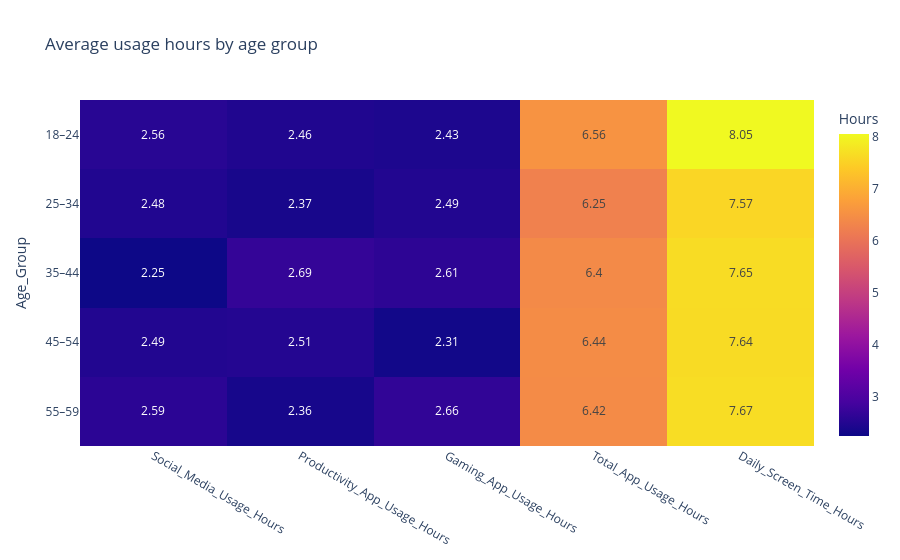
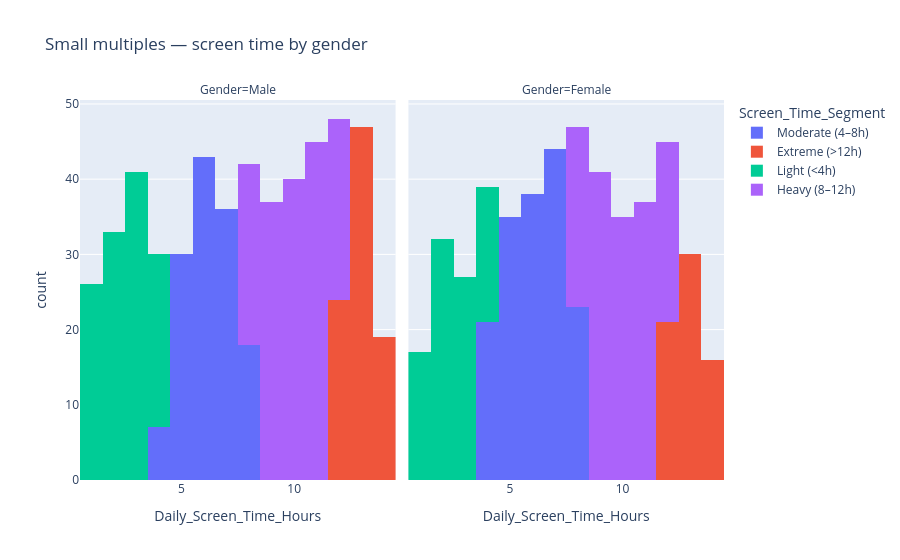
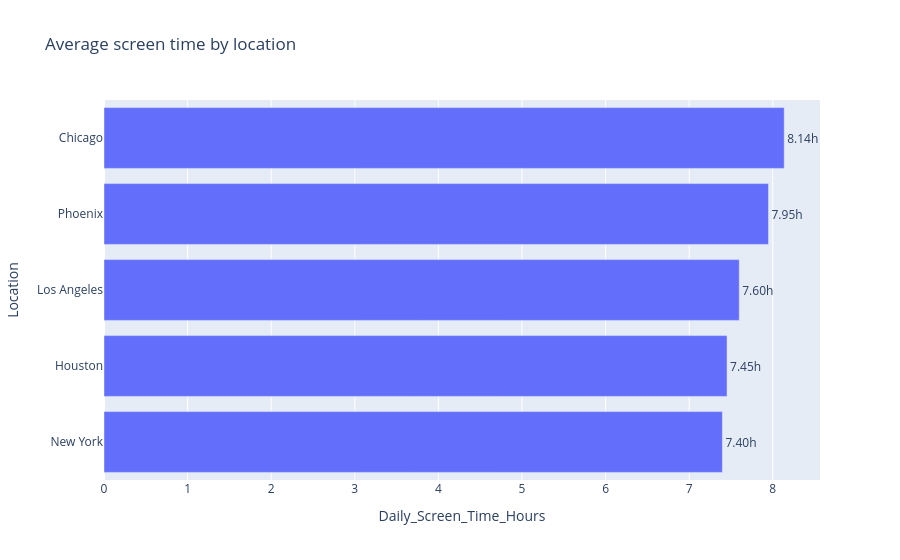

The code cell stored with these charts, in order, in its notebook:
### Code cell
title("Prototype 4 — Demographics, heatmap, and small multiples")
age_order = ["18–24", "25–34", "35–44", "45–54", "55–59"]
age = df.groupby("Age_Group", as_index=False)[["Social_Media_Usage_Hours", "Productivity_App_Usage_Hours", "Gaming_App_Usage_Hours", "Total_App_Usage_Hours", "Daily_Screen_Time_Hours"]].mean().round(2)
age["Age_Group"] = pd.Categorical(age["Age_Group"], categories=age_order, ordered=True)
age = age.sort_values("Age_Group")
px.imshow(age.set_index("Age_Group"), text_auto=True, aspect="auto", title="Average usage hours by age group", labels=dict(color="Hours")).show()
px.histogram(df, x="Daily_Screen_Time_Hours", facet_col="Gender", color="Screen_Time_Segment", nbins=25, title="Small multiples — screen time by gender").show()
loc = df.groupby("Location", as_index=False)["Daily_Screen_Time_Hours"].mean().sort_values("Daily_Screen_Time_Hours")
fig = px.bar(loc, x="Daily_Screen_Time_Hours", y="Location", orientation="h", text="Daily_Screen_Time_Hours", title="Average screen time by location")
fig.update_traces(texttemplate="%{text:.2f}h", textposition="outside")
fig.show()

### Figure 1 — Plotly figure (JSON) as saved in the notebook; plotly's stock layout.template omitted (floating-point values rounded to 4 significant figures)
{"data": [{"coloraxis": "coloraxis", "hovertemplate": "x: %{x}<br>Age_Group: %{y}<br>Hours: %{z}<extra></extra>", "name": "0", "texttemplate": "%{z}", "type": "heatmap", "x": ["Social_Media_Usage_Hours", "Productivity_App_Usage_Hours", "Gaming_App_Usage_Hours", "Total_App_Usage_Hours", "Daily_Screen_Time_Hours"], "xaxis": "x", "y": ["18–24", "25–34", "35–44", "45–54", "55–59"], "yaxis": "y", "z": [[2.56, 2.46, 2.43, 6.56, 8.05], [2.48, 2.37, 2.49, 6.25, 7.57], [2.25, 2.69, 2.61, 6.4, 7.65], [2.49, 2.51, 2.31, 6.44, 7.64], [2.59, 2.36, 2.66, 6.42, 7.67]]}], "layout": {"coloraxis": {"colorbar": {"title": {"text": "Hours"}}, "colorscale": [[0, "#0d0887"], [0.1111, "#46039f"], [0.2222, "#7201a8"], [0.3333, "#9c179e"], [0.4444, "#bd3786"], [0.5556, "#d8576b"], [0.6667, "#ed7953"], [0.7778, "#fb9f3a"], [0.8889, "#fdca26"], [1, "#f0f921"]]}, "title": {"text": "Average usage hours by age group"}, "xaxis": {"anchor": "y", "domain": [0, 1]}, "yaxis": {"anchor": "x", "autorange": "reversed", "domain": [0, 1], "title": {"text": "Age_Group"}}}}

### Figure 2 — Plotly figure (JSON) as saved in the notebook; plotly's stock layout.template omitted (floating-point values rounded to 4 significant figures; data arrays with more than 128 entries replaced by an {"elided": "..."} marker saying what was removed)
{"data": [{"bingroup": "x", "hovertemplate": "Screen_Time_Segment=Moderate (4–8h)<br>Gender=Male<br>Daily_Screen_Time_Hours=%{x}<br>count=%{y}<extra></extra>", "legendgroup": "Moderate (4–8h)", "marker": {"color": "#636efa", "pattern": {"shape": ""}}, "name": "Moderate (4–8h)", "nbinsx": 25, "orientation": "v", "showlegend": true, "type": "histogram", "x": {"elided": "134 float values"}, "xaxis": "x", "yaxis": "y"}, {"bingroup": "x", "hovertemplate": "Screen_Time_Segment=Moderate (4–8h)<br>Gender=Female<br>Daily_Screen_Time_Hours=%{x}<br>count=%{y}<extra></extra>", "legendgroup": "Moderate (4–8h)", "marker": {"color": "#636efa", "pattern": {"shape": ""}}, "name": "Moderate (4–8h)", "nbinsx": 25, "orientation": "v", "showlegend": false, "type": "histogram", "x": {"elided": "161 float values"}, "xaxis": "x2", "yaxis": "y2"}, {"bingroup": "x", "hovertemplate": "Screen_Time_Segment=Extreme (>12h)<br>Gender=Male<br>Daily_Screen_Time_Hours=%{x}<br>count=%{y}<extra></extra>", "legendgroup": "Extreme (>12h)", "marker": {"color": "#EF553B", "pattern": {"shape": ""}}, "name": "Extreme (>12h)", "nbinsx": 25, "orientation": "v", "showlegend": true, "type": "histogram", "x": [13.79, 12.59, 12.8, 13.08, 13.4, 12.22, 12.7, 13.89, 12.83, 12.07, 12.57, 13.31, 13.64, 13.03, 13.93, 13.62, 14.0, 12.08, 13.6, 13.34, 12.94, 13.08, 13.88, 12.5, 12.27, 12.92, 12.64, 13.23, 12.27, 13.26, 13.99, 12.26, 12.17, 12.84, 12.78, 12.41, 12.14, 12.43, 13.87, 12.01, 13.76, 13.07, 12.67, 12.95, 13.39, 13.48, 12.63, 12.72, 13.41, 13.9, 12.01, 12.73, 12.41, 13.43, 12.75, 12.0, 12.56, 12.43, 13.1, 12.48, 13.34, 12.79, 13.38, 12.43, 13.16, 13.76, 12.41, 13.77, 13.87, 12.89, 13.7, 13.73, 13.03, 12.57, 12.85, 12.5, 13.84, 12.25, 12.9, 12.18, 12.36, 13.01, 13.02, 12.34, 12.5, 12.46, 13.82, 13.29, 13.13, 12.15], "xaxis": "x", "yaxis": "y"}, {"bingroup": "x", "hovertemplate": "Screen_Time_Segment=Extreme (>12h)<br>Gender=Female<br>Daily_Screen_Time_Hours=%{x}<br>count=%{y}<extra></extra>", "legendgroup": "Extreme (>12h)", "marker": {"color": "#EF553B", "pattern": {"shape": ""}}, "name": "Extreme (>12h)", "nbinsx": 25, "orientation": "v", "showlegend": false, "type": "histogram", "x": [12.1, 12.44, 12.47, 12.33, 12.54, 12.2, 12.01, 13.71, 13.74, 12.79, 12.63, 13.95, 13.63, 12.34, 13.93, 13.18, 12.3, 12.22, 12.47, 13.1, 12.79, 13.17, 13.09, 12.38, 13.27, 12.31, 13.1, 13.67, 13.33, 12.69, 13.19, 12.65, 12.78, 13.32, 13.1, 13.34, 13.51, 12.23, 13.93, 13.39, 13.57, 12.1, 12.12, 13.87, 13.67, 12.65, 13.99, 13.64, 12.06, 13.5, 12.06, 13.15, 13.24, 13.21, 13.17, 13.22, 12.2, 13.95, 12.85, 13.25, 12.75, 12.22, 12.33, 13.75, 13.37, 12.51, 12.46], "xaxis": "x2", "yaxis": "y2"}, {"bingroup": "x", "hovertemplate": "Screen_Time_Segment=Light (<4h)<br>Gender=Male<br>Daily_Screen_Time_Hours=%{x}<br>count=%{y}<extra></extra>", "legendgroup": "Light (<4h)", "marker": {"color": "#00cc96", "pattern": {"shape": ""}}, "name": "Light (<4h)", "nbinsx": 25, "orientation": "v", "showlegend": true, "type": "histogram", "x": [1.52, 1.58, 1.39, 1.53, 2.2, 2.81, 2.5, 3.01, 1.88, 2.01, 1.16, 1.36, 3.15, 1.09, 2.37, 3.97, 3.72, 2.91, 2.69, 2.97, 1.4, 3.19, 2.96, 3.7, 1.75, 1.45, 2.22, 1.4, 3.87, 3.61, 2.17, 1.9, 1.07, 2.36, 1.32, 2.31, 2.98, 3.85, 3.79, 3.44, 2.34, 2.08, 2.69, 2.51, 1.55, 2.36, 2.44, 1.47, 1.68, 1.56, 1.54, 3.86, 2.71, 3.69, 2.98, 3.66, 3.13, 1.58, 2.78, 2.42, 3.29, 1.18, 3.31, 1.01, 2.18, 1.75, 1.36, 3.97, 2.93, 2.87, 3.66, 1.43, 1.62, 1.59, 3.61, 1.13, 2.63, 3.87, 2.94, 1.27, 2.69, 3.24, 3.07, 3.34, 2.28, 2.63, 1.4, 2.85, 3.77, 3.05, 2.55, 1.21, 2.62, 2.27, 2.54, 1.26, 3.49, 2.09, 3.67, 2.51, 1.15, 3.47, 1.96, 3.24, 2.2, 3.26, 2.52, 3.77, 1.09, 3.87, 3.98, 3.65, 1.38, 3.8, 1.46, 3.61, 1.15, 1.1, 2.01, 1.17, 2.58, 2.54, 3.75], "xaxis": "x", "yaxis": "y"}, {"bingroup": "x", "hovertemplate": "Screen_Time_Segment=Light (<4h)<br>Gender=Female<br>Daily_Screen_Time_Hours=%{x}<br>count=%{y}<extra></extra>", "legendgroup": "Light (<4h)", "marker": {"color": "#00cc96", "pattern": {"shape": ""}}, "name": "Light (<4h)", "nbinsx": 25, "orientation": "v", "showlegend": false, "type": "histogram", "x": [1.04, 1.64, 3.84, 1.58, 3.15, 1.03, 3.23, 2.1, 3.81, 3.94, 2.29, 1.58, 2.32, 3.18, 2.77, 2.29, 2.15, 3.3, 3.15, 2.92, 2.72, 1.49, 1.77, 1.04, 1.4, 1.03, 1.57, 1.08, 2.47, 2.89, 3.74, 1.29, 1.44, 2.56, 3.06, 3.46, 2.81, 3.38, 2.68, 1.04, 3.42, 2.63, 2.11, 2.3, 1.41, 1.99, 3.36, 3.9, 1.78, 1.79, 3.99, 3.34, 3.85, 3.78, 1.17, 1.6, 3.0, 1.42, 3.92, 2.24, 1.8, 3.65, 1.67, 3.48, 2.59, 1.67, 3.95, 1.92, 3.12, 3.43, 1.94, 2.34, 3.66, 2.87, 1.89, 1.03, 1.66, 3.79, 2.1, 1.65, 1.21, 2.0, 3.68, 2.88, 1.37, 3.73, 2.45, 2.0, 3.81, 3.17, 3.65, 1.29, 2.49, 3.88], "xaxis": "x2", "yaxis": "y2"}, {"bingroup": "x", "hovertemplate": "Screen_Time_Segment=Heavy (8–12h)<br>Gender=Male<br>Daily_Screen_Time_Hours=%{x}<br>count=%{y}<extra></extra>", "legendgroup": "Heavy (8–12h)", "marker": {"color": "#ab63fa", "pattern": {"shape": ""}}, "name": "Heavy (8–12h)", "nbinsx": 25, "orientation": "v", "showlegend": true, "type": "histogram", "x": {"elided": "170 float values"}, "xaxis": "x", "yaxis": "y"}, {"bingroup": "x", "hovertemplate": "Screen_Time_Segment=Heavy (8–12h)<br>Gender=Female<br>Daily_Screen_Time_Hours=%{x}<br>count=%{y}<extra></extra>", "legendgroup": "Heavy (8–12h)", "marker": {"color": "#ab63fa", "pattern": {"shape": ""}}, "name": "Heavy (8–12h)", "nbinsx": 25, "orientation": "v", "showlegend": false, "type": "histogram", "x": {"elided": "161 float values"}, "xaxis": "x2", "yaxis": "y2"}], "layout": {"annotations": [{"font": {}, "showarrow": false, "text": "Gender=Male", "x": 0.245, "xanchor": "center", "xref": "paper", "y": 1, "yanchor": "bottom", "yref": "paper"}, {"font": {}, "showarrow": false, "text": "Gender=Female", "x": 0.755, "xanchor": "center", "xref": "paper", "y": 1, "yanchor": "bottom", "yref": "paper"}], "barmode": "relative", "legend": {"title": {"text": "Screen_Time_Segment"}, "tracegroupgap": 0}, "title": {"text": "Small multiples — screen time by gender"}, "xaxis": {"anchor": "y", "domain": [0, 0.49], "title": {"text": "Daily_Screen_Time_Hours"}}, "xaxis2": {"anchor": "y2", "domain": [0.51, 1], "matches": "x", "title": {"text": "Daily_Screen_Time_Hours"}}, "yaxis": {"anchor": "x", "domain": [0, 1], "title": {"text": "count"}}, "yaxis2": {"anchor": "x2", "domain": [0, 1], "matches": "y", "showticklabels": false}}}

### Figure 3 — Plotly figure (JSON) as saved in the notebook; plotly's stock layout.template omitted (floating-point values rounded to 4 significant figures)
{"data": [{"hovertemplate": "Daily_Screen_Time_Hours=%{text}<br>Location=%{y}<extra></extra>", "legendgroup": "", "marker": {"color": "#636efa", "pattern": {"shape": ""}}, "name": "", "orientation": "h", "showlegend": false, "text": [7.397, 7.453, 7.599, 7.949, 8.137], "textposition": "outside", "texttemplate": "%{text:.2f}h", "type": "bar", "x": [7.397, 7.453, 7.599, 7.949, 8.137], "xaxis": "x", "y": ["New York", "Houston", "Los Angeles", "Phoenix", "Chicago"], "yaxis": "y"}], "layout": {"barmode": "relative", "legend": {"tracegroupgap": 0}, "title": {"text": "Average screen time by location"}, "xaxis": {"anchor": "y", "domain": [0, 1], "title": {"text": "Daily_Screen_Time_Hours"}}, "yaxis": {"anchor": "x", "domain": [0, 1], "title": {"text": "Location"}}}}
